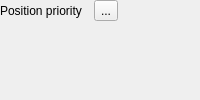
                       <widget class="QFrame" name="mPlacementCartographicFrame">
                        <layout class="QGridLayout" name="gridLayout_39">
                         <property name="leftMargin">
                          <number>0</number>
                         </property>
                         <property name="topMargin">
                          <number>0</number>
                         </property>
                         <property name="rightMargin">
                          <number>0</number>
                         </property>
                         <property name="bottomMargin">
                          <number>0</number>
                         </property>
                         <item row="0" column="2">
                          <widget class="QgsDataDefinedButton" name="mPointPositionOrderDDBtn">
                           <property name="text">
                            <string>...</string>
                           </property>
                          </widget>
                         </item>
                         <item row="0" column="1" rowspan="2">
                          <widget class="QFrame" name="mPlacementFixedQuadrantFrame_2">
                           <layout class="QGridLayout" name="gridLayout_11">
                            <property name="leftMargin">
                             <number>0</number>
                            </property>
                            <property name="topMargin">
                             <number>0</number>
                            </property>
                            <property name="rightMargin">
                             <number>0</number>
                            </property>
                            <property name="bottomMargin">
                             <number>0</number>
                            </property>
                            <property name="spacing">
                             <number>2</number>
                            </property>
                           </layout>
                          </widget>
                         </item>
                         <item row="0" column="3">
                          <spacer name="horizontalSpacer_27">
                           <property name="orientation">
                            <enum>Qt::Horizontal</enum>
                           </property>
                           <property name="sizeHint" stdset="0">
                            <size>
                             <width>0</width>
                             <height>12</height>
                            </size>
                           </property>
                          </spacer>
                         </item>
                         <item row="0" column="0">
                          <widget class="QLabel" name="label_20">
                           <property name="sizePolicy">
                            <sizepolicy hsizetype="Maximum" vsizetype="Preferred">
                             <horstretch>0</horstretch>
                             <verstretch>0</verstretch>
                            </sizepolicy>
                           </property>
                           <property name="text">
                            <string>Position priority</string>
                           </property>
                          </widget>
                         </item>
                        </layout>
                       </widget>
